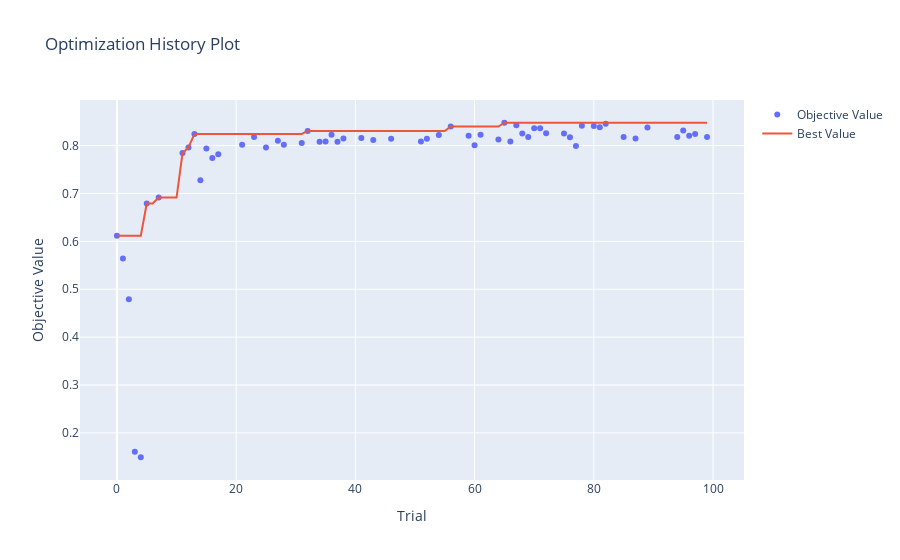
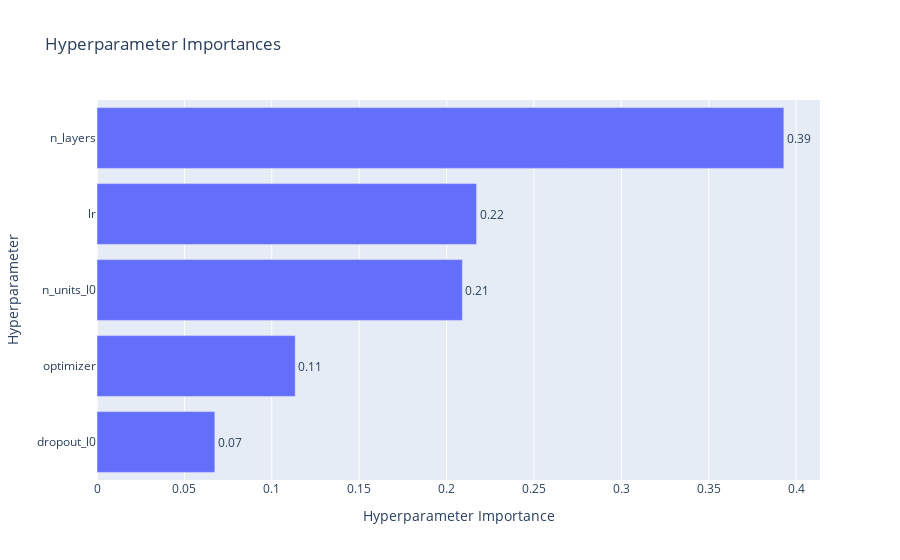
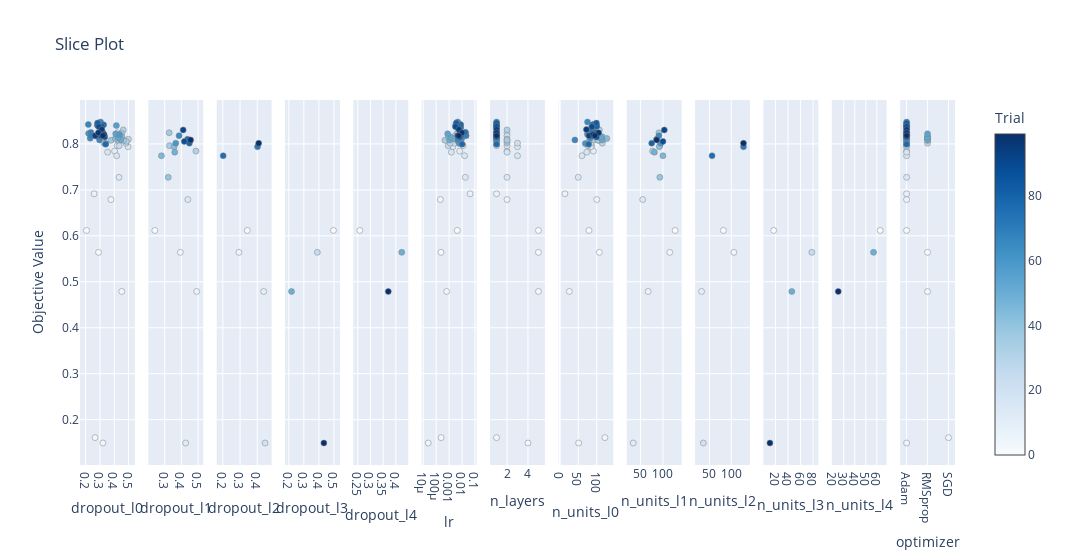

Write notebook code for charts like these, in order.
### Markdown cell above
Here we will optimize a simple feedforward neural network for the Fashion-MNIST dataset.

We will optimize the following hyperparameters:
- Number of layers
- Number of units per layer
- Dropout ratio in each layer
- Optimizer type
- Learning rate

(Takes around 4 minutes on my computer)

### Code cell
DEVICE = torch.device("cpu")
BATCHSIZE = 128
CLASSES = 10
DIR = os.getcwd()
EPOCHS = 10
N_TRAIN_EXAMPLES = BATCHSIZE * 30
N_VALID_EXAMPLES = BATCHSIZE * 10


def define_model(trial):
    # We optimize the number of layers, hidden units and dropout ratio in each layer.
    n_layers = trial.suggest_int("n_layers", 1, 5) # We try between 1 and 5 layers
    layers = []

    in_features = 28 * 28
    for i in range(n_layers):
        out_features = trial.suggest_int("n_units_l{}".format(i), 4, 128) # We try between 4 and 128 units
        layers.append(nn.Linear(in_features, out_features)) 
        layers.append(nn.ReLU())
        p = trial.suggest_float("dropout_l{}".format(i), 0.2, 0.5) # Dropout ratio between 0.2 and 0.5
        layers.append(nn.Dropout(p))

        in_features = out_features
    layers.append(nn.Linear(in_features, CLASSES))
    layers.append(nn.LogSoftmax(dim=1))

    return nn.Sequential(*layers)


def get_mnist():
    # Load FashionMNIST dataset.
    train_loader = torch.utils.data.DataLoader(
        datasets.FashionMNIST(DIR, train=True, download=True, transform=transforms.ToTensor()),
        batch_size=BATCHSIZE,
        shuffle=True,
    )
    valid_loader = torch.utils.data.DataLoader(
        datasets.FashionMNIST(DIR, train=False, transform=transforms.ToTensor()),
        batch_size=BATCHSIZE,
        shuffle=True,
    )

    return train_loader, valid_loader


def objective(trial):
    # Generate the model.
    model = define_model(trial).to(DEVICE)

    # Generate the optimizers.
    optimizer_name = trial.suggest_categorical("optimizer", ["Adam", "RMSprop", "SGD"]) # We try Adam, RMSprop and SGD
    lr = trial.suggest_float("lr", 1e-5, 1e-1, log=True) # We try learning rate between 1e-5 and 1e-1
    optimizer = getattr(optim, optimizer_name)(model.parameters(), lr=lr)

    # Get the FashionMNIST dataset.
    train_loader, valid_loader = get_mnist()

    # Training of the model.
    for epoch in range(EPOCHS):
        model.train()
        for batch_idx, (data, target) in enumerate(train_loader):
            # Limiting training data for faster epochs.
            if batch_idx * BATCHSIZE >= N_TRAIN_EXAMPLES:
                break

            data, target = data.view(data.size(0), -1).to(DEVICE), target.to(DEVICE)

            optimizer.zero_grad()
            output = model(data)
            loss = F.nll_loss(output, target)
            loss.backward()
            optimizer.step()

        # Validation of the model.
        model.eval()
        correct = 0
        with torch.no_grad():
            for batch_idx, (data, target) in enumerate(valid_loader):
                # Limiting validation data.
                if batch_idx * BATCHSIZE >= N_VALID_EXAMPLES:
                    break
                data, target = data.view(data.size(0), -1).to(DEVICE), target.to(DEVICE)
                output = model(data)
                # Get the index of the max log-probability.
                pred = output.argmax(dim=1, keepdim=True)
                correct += pred.eq(target.view_as(pred)).sum().item()

        accuracy = correct / min(len(valid_loader.dataset), N_VALID_EXAMPLES)

        trial.report(accuracy, epoch)

        # Handle pruning based on the intermediate value.
        if trial.should_prune():
            raise optuna.exceptions.TrialPruned()

    return accuracy


if __name__ == "__main__":
    study = optuna.create_study(direction="maximize")
    study.optimize(objective, n_trials=100, timeout=600)

    print_optuna_results(study)
    visualize_optuna_results(study)

### Figure 1 — Plotly figure (JSON) as saved in the notebook; plotly's stock layout.template omitted (floating-point values rounded to 4 significant figures)
{"data": [{"mode": "markers", "name": "Objective Value", "type": "scatter", "x": [0, 1, 2, 3, 4, 5, 7, 11, 12, 13, 14, 15, 16, 17, 21, 23, 25, 27, 28, 31, 32, 34, 35, 36, 37, 38, 41, 43, 46, 51, 52, 54, 56, 59, 60, 61, 64, 65, 66, 67, 68, 69, 70, 71, 72, 75, 76, 77, 78, 80, 81, 82, 85, 87, 89, 94, 95, 96, 97, 99], "y": [0.6117, 0.5641, 0.4789, 0.1609, 0.1492, 0.6789, 0.6914, 0.7844, 0.7961, 0.8242, 0.7273, 0.7937, 0.7742, 0.782, 0.8016, 0.818, 0.7961, 0.8102, 0.8016, 0.8055, 0.8305, 0.8078, 0.8086, 0.8227, 0.8078, 0.8148, 0.8156, 0.8117, 0.8141, 0.8086, 0.8141, 0.8219, 0.8398, 0.8203, 0.8008, 0.8227, 0.8125, 0.8477, 0.8086, 0.8422, 0.825, 0.818, 0.8359, 0.8359, 0.8258, 0.825, 0.8172, 0.7992, 0.8414, 0.8406, 0.8383, 0.8453, 0.818, 0.8148, 0.8375, 0.818, 0.8313, 0.8203, 0.8242, 0.818]}, {"mode": "lines", "name": "Best Value", "type": "scatter", "x": [0, 1, 2, 3, 4, 5, 6, 7, 8, 9, 10, 11, 12, 13, 14, 15, 16, 17, 18, 19, 20, 21, 22, 23, 24, 25, 26, 27, 28, 29, 30, 31, 32, 33, 34, 35, 36, 37, 38, 39, 40, 41, 42, 43, 44, 45, 46, 47, 48, 49, 50, 51, 52, 53, 54, 55, 56, 57, 58, 59, 60, 61, 62, 63, 64, 65, 66, 67, 68, 69, 70, 71, 72, 73, 74, 75, 76, 77, 78, 79, 80, 81, 82, 83, 84, 85, 86, 87, 88, 89, 90, 91, 92, 93, 94, 95, 96, 97, 98, 99], "y": [0.6117, 0.6117, 0.6117, 0.6117, 0.6117, 0.6789, 0.6789, 0.6914, 0.6914, 0.6914, 0.6914, 0.7844, 0.7961, 0.8242, 0.8242, 0.8242, 0.8242, 0.8242, 0.8242, 0.8242, 0.8242, 0.8242, 0.8242, 0.8242, 0.8242, 0.8242, 0.8242, 0.8242, 0.8242, 0.8242, 0.8242, 0.8242, 0.8305, 0.8305, 0.8305, 0.8305, 0.8305, 0.8305, 0.8305, 0.8305, 0.8305, 0.8305, 0.8305, 0.8305, 0.8305, 0.8305, 0.8305, 0.8305, 0.8305, 0.8305, 0.8305, 0.8305, 0.8305, 0.8305, 0.8305, 0.8305, 0.8398, 0.8398, 0.8398, 0.8398, 0.8398, 0.8398, 0.8398, 0.8398, 0.8398, 0.8477, 0.8477, 0.8477, 0.8477, 0.8477, 0.8477, 0.8477, 0.8477, 0.8477, 0.8477, 0.8477, 0.8477, 0.8477, 0.8477, 0.8477, 0.8477, 0.8477, 0.8477, 0.8477, 0.8477, 0.8477, 0.8477, 0.8477, 0.8477, 0.8477, 0.8477, 0.8477, 0.8477, 0.8477, 0.8477, 0.8477, 0.8477, 0.8477, 0.8477, 0.8477]}, {"marker": {"color": "#cccccc"}, "mode": "markers", "name": "Infeasible Trial", "showlegend": false, "type": "scatter", "x": [], "y": []}], "layout": {"title": {"text": "Optimization History Plot"}, "xaxis": {"title": {"text": "Trial"}}, "yaxis": {"title": {"text": "Objective Value"}}}}

### Figure 2 — Plotly figure (JSON) as saved in the notebook; plotly's stock layout.template omitted (floating-point values rounded to 4 significant figures)
{"data": [{"cliponaxis": false, "hovertemplate": ["dropout_l0 (FloatDistribution): 0.0674151225215145<extra></extra>", "optimizer (CategoricalDistribution): 0.11341455980391091<extra></extra>", "n_units_l0 (IntDistribution): 0.20905656430420622<extra></extra>", "lr (FloatDistribution): 0.21716448471008176<extra></extra>", "n_layers (IntDistribution): 0.39294926866028657<extra></extra>"], "name": "Objective Value", "orientation": "h", "text": ["0.07", "0.11", "0.21", "0.22", "0.39"], "textposition": "outside", "type": "bar", "x": [0.06742, 0.1134, 0.2091, 0.2172, 0.3929], "y": ["dropout_l0", "optimizer", "n_units_l0", "lr", "n_layers"]}], "layout": {"title": {"text": "Hyperparameter Importances"}, "xaxis": {"title": {"text": "Hyperparameter Importance"}}, "yaxis": {"title": {"text": "Hyperparameter"}}}}

### Figure 3 — Plotly figure (JSON) as saved in the notebook; plotly's stock layout.template omitted (floating-point values rounded to 4 significant figures)
{"data": [{"marker": {"color": [0, 1, 2, 3, 4, 5, 7, 11, 12, 13, 14, 15, 16, 17, 21, 23, 25, 27, 28, 31, 32, 34, 35, 36, 37, 38, 41, 43, 46, 51, 52, 54, 56, 59, 60, 61, 64, 65, 66, 67, 68, 69, 70, 71, 72, 75, 76, 77, 78, 80, 81, 82, 85, 87, 89, 94, 95, 96, 97, 99], "colorbar": {"title": {"text": "Trial"}, "x": 1, "xpad": 40}, "colorscale": [[0, "rgb(247,251,255)"], [0.125, "rgb(222,235,247)"], [0.25, "rgb(198,219,239)"], [0.375, "rgb(158,202,225)"], [0.5, "rgb(107,174,214)"], [0.625, "rgb(66,146,198)"], [0.75, "rgb(33,113,181)"], [0.875, "rgb(8,81,156)"], [1, "rgb(8,48,107)"]], "line": {"color": "Grey", "width": 0.5}, "showscale": true}, "mode": "markers", "name": "Feasible Trial", "showlegend": false, "type": "scatter", "x": [0.2059, 0.2901, 0.4525, 0.266, 0.3203, 0.3768, 0.2591, 0.4025, 0.4203, 0.4228, 0.433, 0.4967, 0.4169, 0.3537, 0.4821, 0.4245, 0.4347, 0.4989, 0.3285, 0.4845, 0.4631, 0.4658, 0.4226, 0.4514, 0.3785, 0.4503, 0.4533, 0.4082, 0.4376, 0.4471, 0.4268, 0.4102, 0.4148, 0.4367, 0.3415, 0.2203, 0.2318, 0.3044, 0.2969, 0.2186, 0.2368, 0.2384, 0.3062, 0.3049, 0.3184, 0.309, 0.2768, 0.3394, 0.3256, 0.2819, 0.3139, 0.2835, 0.3069, 0.3337, 0.2917, 0.2668, 0.3126, 0.329, 0.289, 0.3214], "xaxis": "x", "y": [0.6117, 0.5641, 0.4789, 0.1609, 0.1492, 0.6789, 0.6914, 0.7844, 0.7961, 0.8242, 0.7273, 0.7937, 0.7742, 0.782, 0.8016, 0.818, 0.7961, 0.8102, 0.8016, 0.8055, 0.8305, 0.8078, 0.8086, 0.8227, 0.8078, 0.8148, 0.8156, 0.8117, 0.8141, 0.8086, 0.8141, 0.8219, 0.8398, 0.8203, 0.8008, 0.8227, 0.8125, 0.8477, 0.8086, 0.8422, 0.825, 0.818, 0.8359, 0.8359, 0.8258, 0.825, 0.8172, 0.7992, 0.8414, 0.8406, 0.8383, 0.8453, 0.818, 0.8148, 0.8375, 0.818, 0.8313, 0.8203, 0.8242, 0.818], "yaxis": "y"}, {"marker": {"color": [0, 1, 2, 4, 5, 11, 12, 13, 14, 15, 16, 17, 21, 23, 27, 28, 31, 32, 35], "colorbar": {"title": {"text": "Trial"}, "x": 1, "xpad": 40}, "colorscale": [[0, "rgb(247,251,255)"], [0.125, "rgb(222,235,247)"], [0.25, "rgb(198,219,239)"], [0.375, "rgb(158,202,225)"], [0.5, "rgb(107,174,214)"], [0.625, "rgb(66,146,198)"], [0.75, "rgb(33,113,181)"], [0.875, "rgb(8,81,156)"], [1, "rgb(8,48,107)"]], "line": {"color": "Grey", "width": 0.5}, "showscale": false}, "mode": "markers", "name": "Feasible Trial", "showlegend": false, "type": "scatter", "x": [0.2412, 0.3943, 0.4921, 0.4255, 0.4387, 0.4872, 0.3291, 0.3271, 0.3214, 0.3566, 0.2808, 0.3604, 0.3662, 0.3863, 0.4369, 0.4482, 0.4174, 0.4108, 0.4556], "xaxis": "x2", "y": [0.6117, 0.5641, 0.4789, 0.1492, 0.6789, 0.7844, 0.7961, 0.8242, 0.7273, 0.7937, 0.7742, 0.782, 0.8016, 0.818, 0.8102, 0.8016, 0.8055, 0.8305, 0.8086], "yaxis": "y2"}, {"marker": {"color": [0, 1, 2, 4, 15, 16, 21], "colorbar": {"title": {"text": "Trial"}, "x": 1, "xpad": 40}, "colorscale": [[0, "rgb(247,251,255)"], [0.125, "rgb(222,235,247)"], [0.25, "rgb(198,219,239)"], [0.375, "rgb(158,202,225)"], [0.5, "rgb(107,174,214)"], [0.625, "rgb(66,146,198)"], [0.75, "rgb(33,113,181)"], [0.875, "rgb(8,81,156)"], [1, "rgb(8,48,107)"]], "line": {"color": "Grey", "width": 0.5}, "showscale": false}, "mode": "markers", "name": "Feasible Trial", "showlegend": false, "type": "scatter", "x": [0.3419, 0.2936, 0.4374, 0.4454, 0.4016, 0.2021, 0.4085], "xaxis": "x3", "y": [0.6117, 0.5641, 0.4789, 0.1492, 0.7937, 0.7742, 0.8016], "yaxis": "y3"}, {"marker": {"color": [0, 1, 2, 4], "colorbar": {"title": {"text": "Trial"}, "x": 1, "xpad": 40}, "colorscale": [[0, "rgb(247,251,255)"], [0.125, "rgb(222,235,247)"], [0.25, "rgb(198,219,239)"], [0.375, "rgb(158,202,225)"], [0.5, "rgb(107,174,214)"], [0.625, "rgb(66,146,198)"], [0.75, "rgb(33,113,181)"], [0.875, "rgb(8,81,156)"], [1, "rgb(8,48,107)"]], "line": {"color": "Grey", "width": 0.5}, "showscale": false}, "mode": "markers", "name": "Feasible Trial", "showlegend": false, "type": "scatter", "x": [0.4963, 0.3894, 0.2181, 0.4329], "xaxis": "x4", "y": [0.6117, 0.5641, 0.4789, 0.1492], "yaxis": "y4"}, {"marker": {"color": [0, 1, 2], "colorbar": {"title": {"text": "Trial"}, "x": 1, "xpad": 40}, "colorscale": [[0, "rgb(247,251,255)"], [0.125, "rgb(222,235,247)"], [0.25, "rgb(198,219,239)"], [0.375, "rgb(158,202,225)"], [0.5, "rgb(107,174,214)"], [0.625, "rgb(66,146,198)"], [0.75, "rgb(33,113,181)"], [0.875, "rgb(8,81,156)"], [1, "rgb(8,48,107)"]], "line": {"color": "Grey", "width": 0.5}, "showscale": false}, "mode": "markers", "name": "Feasible Trial", "showlegend": false, "type": "scatter", "x": [0.2581, 0.4233, 0.3701], "xaxis": "x5", "y": [0.6117, 0.5641, 0.4789], "yaxis": "y5"}, {"marker": {"color": [0, 1, 2, 3, 4, 5, 7, 11, 12, 13, 14, 15, 16, 17, 21, 23, 25, 27, 28, 31, 32, 34, 35, 36, 37, 38, 41, 43, 46, 51, 52, 54, 56, 59, 60, 61, 64, 65, 66, 67, 68, 69, 70, 71, 72, 75, 76, 77, 78, 80, 81, 82, 85, 87, 89, 94, 95, 96, 97, 99], "colorbar": {"title": {"text": "Trial"}, "x": 1, "xpad": 40}, "colorscale": [[0, "rgb(247,251,255)"], [0.125, "rgb(222,235,247)"], [0.25, "rgb(198,219,239)"], [0.375, "rgb(158,202,225)"], [0.5, "rgb(107,174,214)"], [0.625, "rgb(66,146,198)"], [0.75, "rgb(33,113,181)"], [0.875, "rgb(8,81,156)"], [1, "rgb(8,48,107)"]], "line": {"color": "Grey", "width": 0.5}, "showscale": false}, "mode": "markers", "name": "Feasible Trial", "showlegend": false, "type": "scatter", "x": [0.004262, 0.0002362, 0.0006503, 0.0002411, 2.423e-05, 0.0002117, 0.04203, 0.006593, 0.01206, 0.005682, 0.01814, 0.001925, 0.01568, 0.001491, 0.002507, 0.002875, 0.000851, 0.001506, 0.001207, 0.005168, 0.005279, 0.0004773, 0.008185, 0.004176, 0.004078, 0.0009841, 0.000906, 0.002135, 0.00527, 0.001112, 0.001449, 0.0007788, 0.00645, 0.006392, 0.006219, 0.01197, 0.009638, 0.004635, 0.004636, 0.007699, 0.019, 0.02069, 0.007576, 0.007833, 0.008139, 0.01693, 0.00845, 0.01035, 0.007669, 0.003246, 0.004757, 0.003551, 0.004818, 0.006536, 0.003113, 0.004671, 0.005783, 0.007257, 0.009721, 0.005529], "xaxis": "x6", "y": [0.6117, 0.5641, 0.4789, 0.1609, 0.1492, 0.6789, 0.6914, 0.7844, 0.7961, 0.8242, 0.7273, 0.7937, 0.7742, 0.782, 0.8016, 0.818, 0.7961, 0.8102, 0.8016, 0.8055, 0.8305, 0.8078, 0.8086, 0.8227, 0.8078, 0.8148, 0.8156, 0.8117, 0.8141, 0.8086, 0.8141, 0.8219, 0.8398, 0.8203, 0.8008, 0.8227, 0.8125, 0.8477, 0.8086, 0.8422, 0.825, 0.818, 0.8359, 0.8359, 0.8258, 0.825, 0.8172, 0.7992, 0.8414, 0.8406, 0.8383, 0.8453, 0.818, 0.8148, 0.8375, 0.818, 0.8313, 0.8203, 0.8242, 0.818], "yaxis": "y6"}, {"marker": {"color": [0, 1, 2, 3, 4, 5, 7, 11, 12, 13, 14, 15, 16, 17, 21, 23, 25, 27, 28, 31, 32, 34, 35, 36, 37, 38, 41, 43, 46, 51, 52, 54, 56, 59, 60, 61, 64, 65, 66, 67, 68, 69, 70, 71, 72, 75, 76, 77, 78, 80, 81, 82, 85, 87, 89, 94, 95, 96, 97, 99], "colorbar": {"title": {"text": "Trial"}, "x": 1, "xpad": 40}, "colorscale": [[0, "rgb(247,251,255)"], [0.125, "rgb(222,235,247)"], [0.25, "rgb(198,219,239)"], [0.375, "rgb(158,202,225)"], [0.5, "rgb(107,174,214)"], [0.625, "rgb(66,146,198)"], [0.75, "rgb(33,113,181)"], [0.875, "rgb(8,81,156)"], [1, "rgb(8,48,107)"]], "line": {"color": "Grey", "width": 0.5}, "showscale": false}, "mode": "markers", "name": "Feasible Trial", "showlegend": false, "type": "scatter", "x": [5, 5, 5, 1, 4, 2, 1, 2, 2, 2, 2, 3, 3, 2, 3, 2, 1, 2, 2, 2, 2, 1, 2, 1, 1, 1, 1, 1, 1, 1, 1, 1, 1, 1, 1, 1, 1, 1, 1, 1, 1, 1, 1, 1, 1, 1, 1, 1, 1, 1, 1, 1, 1, 1, 1, 1, 1, 1, 1, 1], "xaxis": "x7", "y": [0.6117, 0.5641, 0.4789, 0.1609, 0.1492, 0.6789, 0.6914, 0.7844, 0.7961, 0.8242, 0.7273, 0.7937, 0.7742, 0.782, 0.8016, 0.818, 0.7961, 0.8102, 0.8016, 0.8055, 0.8305, 0.8078, 0.8086, 0.8227, 0.8078, 0.8148, 0.8156, 0.8117, 0.8141, 0.8086, 0.8141, 0.8219, 0.8398, 0.8203, 0.8008, 0.8227, 0.8125, 0.8477, 0.8086, 0.8422, 0.825, 0.818, 0.8359, 0.8359, 0.8258, 0.825, 0.8172, 0.7992, 0.8414, 0.8406, 0.8383, 0.8453, 0.818, 0.8148, 0.8375, 0.818, 0.8313, 0.8203, 0.8242, 0.818], "yaxis": "y7"}, {"marker": {"color": [0, 1, 2, 3, 4, 5, 7, 11, 12, 13, 14, 15, 16, 17, 21, 23, 25, 27, 28, 31, 32, 34, 35, 36, 37, 38, 41, 43, 46, 51, 52, 54, 56, 59, 60, 61, 64, 65, 66, 67, 68, 69, 70, 71, 72, 75, 76, 77, 78, 80, 81, 82, 85, 87, 89, 94, 95, 96, 97, 99], "colorbar": {"title": {"text": "Trial"}, "x": 1, "xpad": 40}, "colorscale": [[0, "rgb(247,251,255)"], [0.125, "rgb(222,235,247)"], [0.25, "rgb(198,219,239)"], [0.375, "rgb(158,202,225)"], [0.5, "rgb(107,174,214)"], [0.625, "rgb(66,146,198)"], [0.75, "rgb(33,113,181)"], [0.875, "rgb(8,81,156)"], [1, "rgb(8,48,107)"]], "line": {"color": "Grey", "width": 0.5}, "showscale": false}, "mode": "markers", "name": "Feasible Trial", "showlegend": false, "type": "scatter", "x": [79, 107, 26, 122, 51, 100, 14, 91, 86, 87, 50, 84, 60, 73, 84, 98, 76, 95, 115, 79, 107, 107, 92, 103, 103, 114, 115, 127, 109, 115, 111, 80, 90, 75, 69, 76, 82, 75, 41, 91, 93, 92, 90, 86, 86, 97, 84, 78, 89, 99, 100, 99, 90, 99, 87, 79, 72, 90, 105, 95], "xaxis": "x8", "y": [0.6117, 0.5641, 0.4789, 0.1609, 0.1492, 0.6789, 0.6914, 0.7844, 0.7961, 0.8242, 0.7273, 0.7937, 0.7742, 0.782, 0.8016, 0.818, 0.7961, 0.8102, 0.8016, 0.8055, 0.8305, 0.8078, 0.8086, 0.8227, 0.8078, 0.8148, 0.8156, 0.8117, 0.8141, 0.8086, 0.8141, 0.8219, 0.8398, 0.8203, 0.8008, 0.8227, 0.8125, 0.8477, 0.8086, 0.8422, 0.825, 0.818, 0.8359, 0.8359, 0.8258, 0.825, 0.8172, 0.7992, 0.8414, 0.8406, 0.8383, 0.8453, 0.818, 0.8148, 0.8375, 0.818, 0.8313, 0.8203, 0.8242, 0.818], "yaxis": "y8"}, {"marker": {"color": [0, 1, 2, 4, 5, 11, 12, 13, 14, 15, 16, 17, 21, 23, 27, 28, 31, 32, 35], "colorbar": {"title": {"text": "Trial"}, "x": 1, "xpad": 40}, "colorscale": [[0, "rgb(247,251,255)"], [0.125, "rgb(222,235,247)"], [0.25, "rgb(198,219,239)"], [0.375, "rgb(158,202,225)"], [0.5, "rgb(107,174,214)"], [0.625, "rgb(66,146,198)"], [0.75, "rgb(33,113,181)"], [0.875, "rgb(8,81,156)"], [1, "rgb(8,48,107)"]], "line": {"color": "Grey", "width": 0.5}, "showscale": false}, "mode": "markers", "name": "Feasible Trial", "showlegend": false, "type": "scatter", "x": [127, 115, 67, 34, 55, 77, 93, 91, 93, 92, 100, 81, 95, 91, 86, 75, 100, 103, 86], "xaxis": "x9", "y": [0.6117, 0.5641, 0.4789, 0.1492, 0.6789, 0.7844, 0.7961, 0.8242, 0.7273, 0.7937, 0.7742, 0.782, 0.8016, 0.818, 0.8102, 0.8016, 0.8055, 0.8305, 0.8086], "yaxis": "y9"}, {"marker": {"color": [0, 1, 2, 4, 15, 16, 21], "colorbar": {"title": {"text": "Trial"}, "x": 1, "xpad": 40}, "colorscale": [[0, "rgb(247,251,255)"], [0.125, "rgb(222,235,247)"], [0.25, "rgb(198,219,239)"], [0.375, "rgb(158,202,225)"], [0.5, "rgb(107,174,214)"], [0.625, "rgb(66,146,198)"], [0.75, "rgb(33,113,181)"], [0.875, "rgb(8,81,156)"], [1, "rgb(8,48,107)"]], "line": {"color": "Grey", "width": 0.5}, "showscale": false}, "mode": "markers", "name": "Feasible Trial", "showlegend": false, "type": "scatter", "x": [82, 106, 32, 36, 128, 56, 128], "xaxis": "x10", "y": [0.6117, 0.5641, 0.4789, 0.1492, 0.7937, 0.7742, 0.8016], "yaxis": "y10"}, {"marker": {"color": [0, 1, 2, 4], "colorbar": {"title": {"text": "Trial"}, "x": 1, "xpad": 40}, "colorscale": [[0, "rgb(247,251,255)"], [0.125, "rgb(222,235,247)"], [0.25, "rgb(198,219,239)"], [0.375, "rgb(158,202,225)"], [0.5, "rgb(107,174,214)"], [0.625, "rgb(66,146,198)"], [0.75, "rgb(33,113,181)"], [0.875, "rgb(8,81,156)"], [1, "rgb(8,48,107)"]], "line": {"color": "Grey", "width": 0.5}, "showscale": false}, "mode": "markers", "name": "Feasible Trial", "showlegend": false, "type": "scatter", "x": [17, 78, 46, 11], "xaxis": "x11", "y": [0.6117, 0.5641, 0.4789, 0.1492], "yaxis": "y11"}, {"marker": {"color": [0, 1, 2], "colorbar": {"title": {"text": "Trial"}, "x": 1, "xpad": 40}, "colorscale": [[0, "rgb(247,251,255)"], [0.125, "rgb(222,235,247)"], [0.25, "rgb(198,219,239)"], [0.375, "rgb(158,202,225)"], [0.5, "rgb(107,174,214)"], [0.625, "rgb(66,146,198)"], [0.75, "rgb(33,113,181)"], [0.875, "rgb(8,81,156)"], [1, "rgb(8,48,107)"]], "line": {"color": "Grey", "width": 0.5}, "showscale": false}, "mode": "markers", "name": "Feasible Trial", "showlegend": false, "type": "scatter", "x": [63, 57, 25], "xaxis": "x12", "y": [0.6117, 0.5641, 0.4789], "yaxis": "y12"}, {"marker": {"color": [0, 1, 2, 3, 4, 5, 7, 11, 12, 13, 14, 15, 16, 17, 21, 23, 25, 27, 28, 31, 32, 34, 35, 36, 37, 38, 41, 43, 46, 51, 52, 54, 56, 59, 60, 61, 64, 65, 66, 67, 68, 69, 70, 71, 72, 75, 76, 77, 78, 80, 81, 82, 85, 87, 89, 94, 95, 96, 97, 99], "colorbar": {"title": {"text": "Trial"}, "x": 1, "xpad": 40}, "colorscale": [[0, "rgb(247,251,255)"], [0.125, "rgb(222,235,247)"], [0.25, "rgb(198,219,239)"], [0.375, "rgb(158,202,225)"], [0.5, "rgb(107,174,214)"], [0.625, "rgb(66,146,198)"], [0.75, "rgb(33,113,181)"], [0.875, "rgb(8,81,156)"], [1, "rgb(8,48,107)"]], "line": {"color": "Grey", "width": 0.5}, "showscale": false}, "mode": "markers", "name": "Feasible Trial", "showlegend": false, "type": "scatter", "x": ["Adam", "RMSprop", "RMSprop", "SGD", "Adam", "Adam", "Adam", "Adam", "Adam", "Adam", "Adam", "Adam", "Adam", "Adam", "Adam", "Adam", "Adam", "Adam", "RMSprop", "Adam", "Adam", "RMSprop", "Adam", "Adam", "Adam", "RMSprop", "RMSprop", "RMSprop", "Adam", "RMSprop", "RMSprop", "RMSprop", "Adam", "Adam", "Adam", "Adam", "Adam", "Adam", "Adam", "Adam", "Adam", "Adam", "Adam", "Adam", "Adam", "Adam", "Adam", "Adam", "Adam", "Adam", "Adam", "Adam", "Adam", "Adam", "Adam", "Adam", "Adam", "Adam", "Adam", "Adam"], "xaxis": "x13", "y": [0.6117, 0.5641, 0.4789, 0.1609, 0.1492, 0.6789, 0.6914, 0.7844, 0.7961, 0.8242, 0.7273, 0.7937, 0.7742, 0.782, 0.8016, 0.818, 0.7961, 0.8102, 0.8016, 0.8055, 0.8305, 0.8078, 0.8086, 0.8227, 0.8078, 0.8148, 0.8156, 0.8117, 0.8141, 0.8086, 0.8141, 0.8219, 0.8398, 0.8203, 0.8008, 0.8227, 0.8125, 0.8477, 0.8086, 0.8422, 0.825, 0.818, 0.8359, 0.8359, 0.8258, 0.825, 0.8172, 0.7992, 0.8414, 0.8406, 0.8383, 0.8453, 0.818, 0.8148, 0.8375, 0.818, 0.8313, 0.8203, 0.8242, 0.818], "yaxis": "y13"}], "layout": {"title": {"text": "Slice Plot"}, "width": 3900, "xaxis": {"anchor": "y", "domain": [0, 0.06272], "title": {"text": "dropout_l0"}}, "xaxis10": {"anchor": "y10", "domain": [0.703, 0.7657], "title": {"text": "n_units_l2"}}, "xaxis11": {"anchor": "y11", "domain": [0.7811, 0.8438], "title": {"text": "n_units_l3"}}, "xaxis12": {"anchor": "y12", "domain": [0.8592, 0.9219], "title": {"text": "n_units_l4"}}, "xaxis13": {"anchor": "y13", "categoryarray": ["Adam", "RMSprop", "SGD"], "categoryorder": "array", "domain": [0.9373, 1.0], "title": {"text": "optimizer"}, "type": "category"}, "xaxis2": {"anchor": "y2", "domain": [0.07811, 0.1408], "title": {"text": "dropout_l1"}}, "xaxis3": {"anchor": "y3", "domain": [0.1562, 0.2189], "title": {"text": "dropout_l2"}}, "xaxis4": {"anchor": "y4", "domain": [0.2343, 0.297], "title": {"text": "dropout_l3"}}, "xaxis5": {"anchor": "y5", "domain": [0.3124, 0.3751], "title": {"text": "dropout_l4"}}, "xaxis6": {"anchor": "y6", "domain": [0.3905, 0.4533], "title": {"text": "lr"}, "type": "log"}, "xaxis7": {"anchor": "y7", "domain": [0.4686, 0.5314], "title": {"text": "n_layers"}}, "xaxis8": {"anchor": "y8", "domain": [0.5467, 0.6095], "title": {"text": "n_units_l0"}}, "xaxis9": {"anchor": "y9", "domain": [0.6249, 0.6876], "title": {"text": "n_units_l1"}}, "yaxis": {"anchor": "x", "domain": [0, 1], "title": {"text": "Objective Value"}}, "yaxis10": {"anchor": "x10", "domain": [0, 1], "matches": "y", "showticklabels": false}, "yaxis11": {"anchor": "x11", "domain": [0, 1], "matches": "y", "showticklabels": false}, "yaxis12": {"anchor": "x12", "domain": [0, 1], "matches": "y", "showticklabels": false}, "yaxis13": {"anchor": "x13", "domain": [0, 1], "matches": "y", "showticklabels": false}, "yaxis2": {"anchor": "x2", "domain": [0, 1], "matches": "y", "showticklabels": false}, "yaxis3": {"anchor": "x3", "domain": [0, 1], "matches": "y", "showticklabels": false}, "yaxis4": {"anchor": "x4", "domain": [0, 1], "matches": "y", "showticklabels": false}, "yaxis5": {"anchor": "x5", "domain": [0, 1], "matches": "y", "showticklabels": false}, "yaxis6": {"anchor": "x6", "domain": [0, 1], "matches": "y", "showticklabels": false}, "yaxis7": {"anchor": "x7", "domain": [0, 1], "matches": "y", "showticklabels": false}, "yaxis8": {"anchor": "x8", "domain": [0, 1], "matches": "y", "showticklabels": false}, "yaxis9": {"anchor": "x9", "domain": [0, 1], "matches": "y", "showticklabels": false}}}
